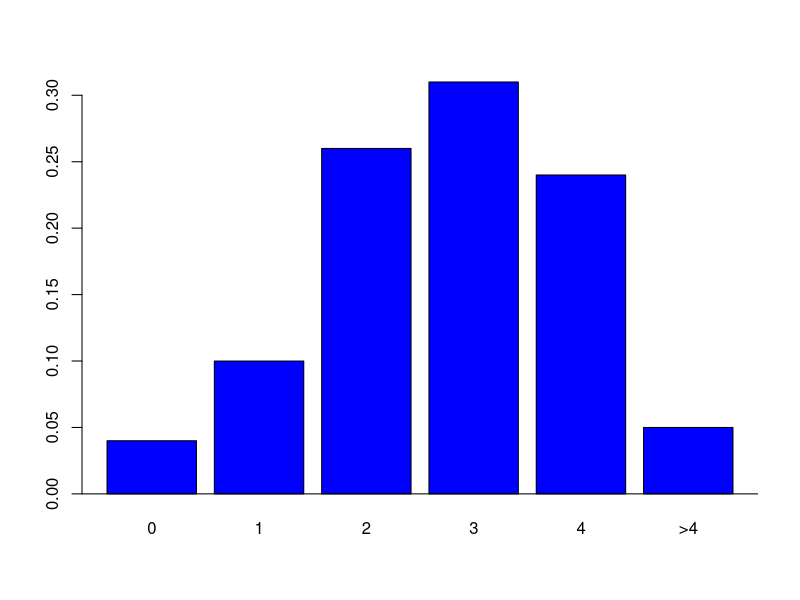
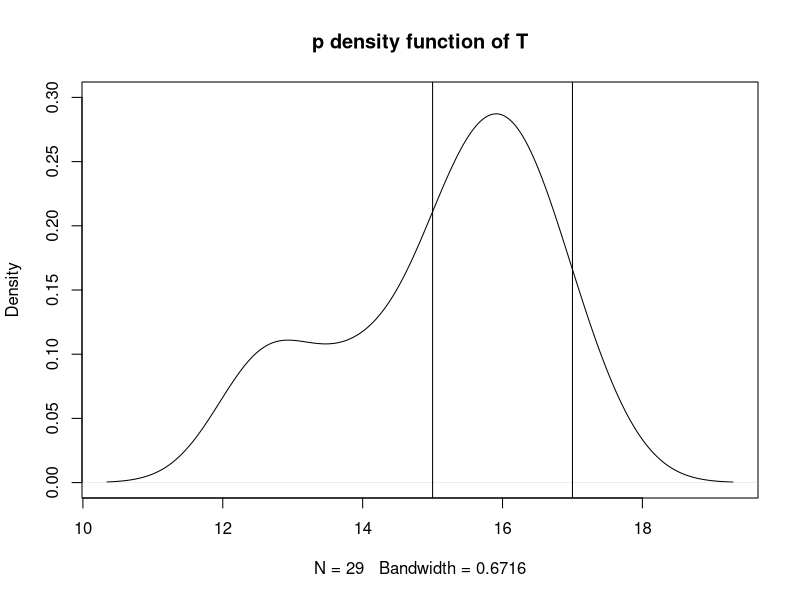

These figures' R source, in order:

##RV probability distribution

valX=c(0,1,2,3,4,">4")
probs=c(.04, .1, .26, .31,.24, .05)

barplot(probs, 
        names.arg = valX, 
        col='blue')
abline(h=0)


#Continues RV

dt=read.csv('timeToOffice.csv')
head(dt)

#plot the p density function
plot(density(dt$T), 
     main = 'p density function of T', 
     ylim=c(0, 0.3))
abline(v=15)
abline(v=17)

#Calulate probs
#Pr(T is in [15, 17])~59%
ecdf(dt$T)(17)-ecdf(dt$T)(15)

#Pr(T is less than 14)

ecdf(dt$T)(14)

#Pr(T is more than 16)

1-ecdf(dt$T)(16)
